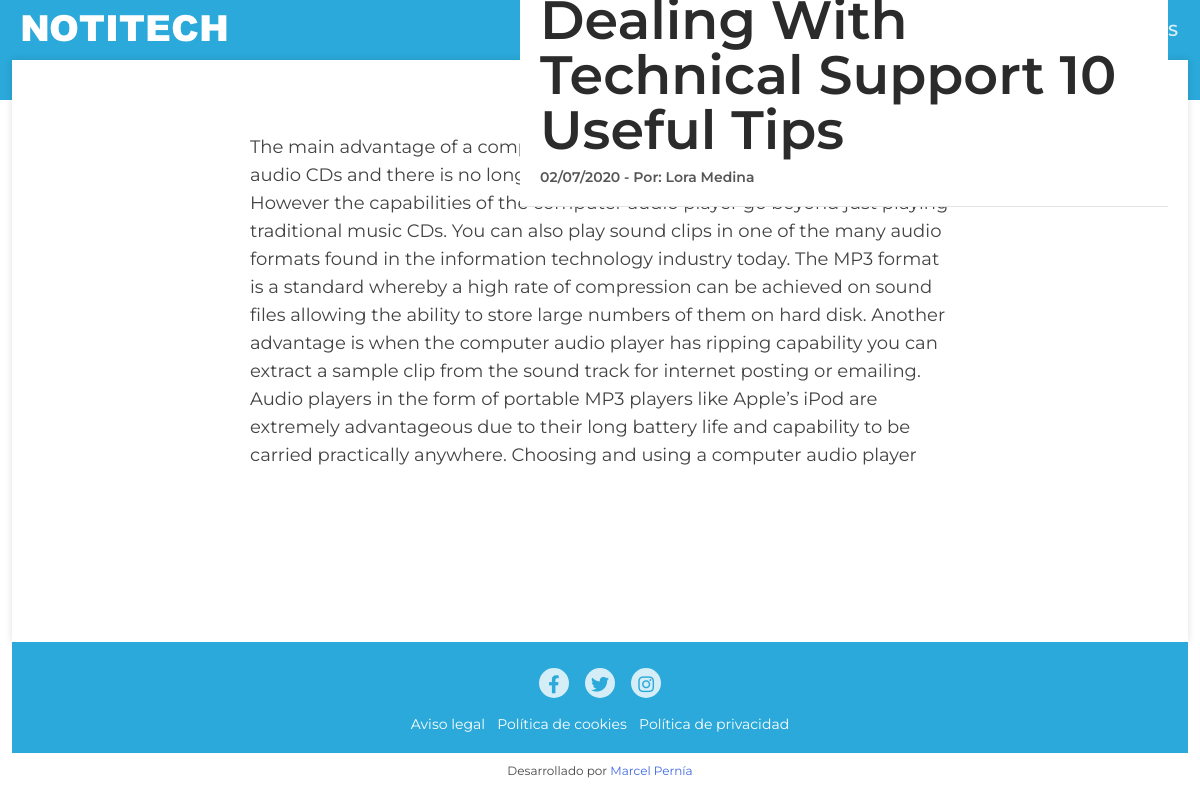
/article/3/, run on an earlier commit of the app's database.
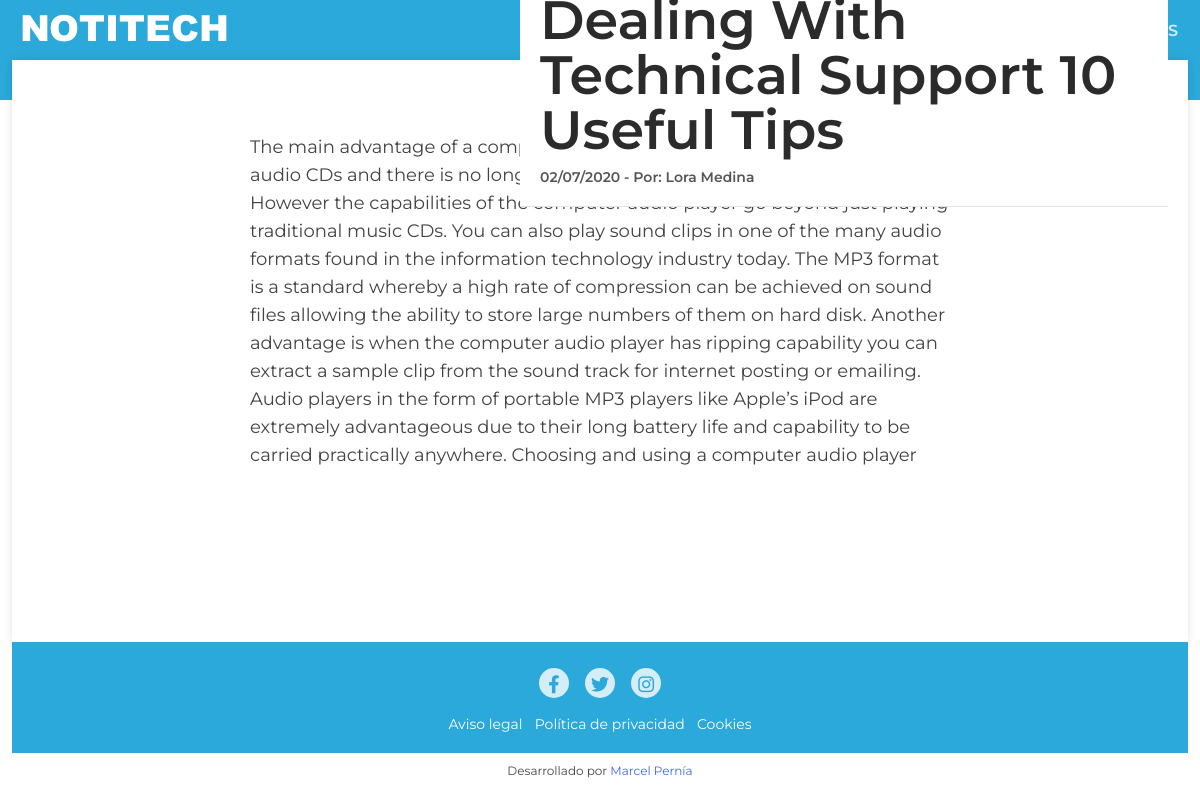
And on a later commit of the database.
### blog/models.py (models this page shows, shortened)
class Post(models.Model):
	title = models.CharField(max_length=200, verbose_name='Titulo')
	img = ThumbnailerImageField(verbose_name='Imagen', upload_to="blog", blank=True, null=True)
	content = RichTextField(verbose_name='Contenido del articulo')
	author = models.ForeignKey(User, verbose_name='Autor', on_delete=models.CASCADE)
	created = models.DateTimeField(auto_now_add=True, verbose_name='Fecha creación')
	published = models.DateTimeField(verbose_name='Fecha publicación', default=now)
	class Meta:
		ordering = ['published']
		verbose_name='artículo'
	def image(self):
		thumbnailer = get_thumbnailer(self.img)
		return thumbnailer['post'].url

### social/models.py (models this page shows, shortened)
class Link(models.Model):
	key = models.SlugField(max_length=100, verbose_name='Palabra clave')
	name = models.CharField(max_length=200, verbose_name='Red social')
	url = models.URLField(verbose_name='Enlace', blank=True, null=True)
	class Meta:
		verbose_name='enlace'

### pages/models.py (models this page shows, shortened)
class Page(models.Model):
	name = models.CharField(max_length=100, verbose_name='Nombre', help_text="Ingrese el nombre de la página")
	img = ThumbnailerImageField(upload_to="page", verbose_name='Imagen', blank=True, null=True)
	content = RichTextField(verbose_name='Contenido')
	order = models.SmallIntegerField(verbose_name='Orden', default=0)
	show_in_header = models.BooleanField(verbose_name='Visible en Header', default=False)
	show_in_footer = models.BooleanField(verbose_name='Visible en Footer', default=False)
	class Meta:
		verbose_name='página'
		ordering = ['order', 'name']
	def path(self):
		return "/page/" + str(self.id) + "/"

### blog/views.py (the view)
# urls.py: path('article/<int:post_id>/', views.article, name='article'),
def article(request, post_id):
	post = get_object_or_404(Post, id=post_id)
	return render(request, 'blog/article.html', {'post': post})

### pages/templatetags/pages_extras.py (called while the page is built)
@register.simple_tag
def get_page_list():
	pages = Page.objects.all()
	return pages

### social/processors.py (called while the page is built)
def ctx_dict(request):
	redes = {}
	links = Link.objects.all()
	for link in links:
		redes[link.key] = link.url
	return redes

### blog/templates/blog/article.html (shortened to what this page needs)
{% extends "core/base.html" %}
{% block content %}
	<div class="article__heading">
		<div class="title">
			<h1>{{ post.title }}</h1>
			<span class="meta">{{ post.published|date:"SHORT_DATE_FORMAT" }}  -  Por: {{ post.author.get_full_name }}</span>
		</div>
	</div>
	<div class="section">
		<div class="the__content">
			{{ post.content|safe }}
		</div>
	</div>
{% endblock content %}

### core/templates/core/base.html (shortened to what this page needs)
<!DOCTYPE html>
<html lang="en">
<head>
	{% load static pages_extras %}
	<link rel="stylesheet" href="{% static 'core/css/style.css' %}">
	<link rel="stylesheet" href="https://cdnjs.cloudflare.com/ajax/libs/font-awesome/5.12.1/css/all.min.css">
</head>
<body>
	<div class="header primary-bg">
		<div class="wrap flex relative">
			<div>
				<a href="{% url 'home' %}"><img src="{% static 'core/img/logo.png' %}" class="logo" alt=""></a>
			</div>
			<div>
				<ul class="menu" id="menu">
					<li><a href="{% url 'home' %}" {% if request.path == '/'%}active{% endif %}>Inicio</a></li>
					{% get_page_list as pages %}
					{% for page in pages %}
						{% if page.show_in_header %}
							<li><a href="{% url 'page' page.id %}" {% if request.path == page.path %}active{% endif %}>{{ page.name }}</a></li>
						{% endif %}
					{% endfor %}
					<li><a href="{% url 'blog' %}" {% if request.path == '/blog/'%}active{% endif %}>Noticias</a></li>
				</ul>
			</div>
		</div>
	</div>
	<div class="container">
		<div class="wrap">
			<div class="main" id="main">
				{% block content %}
				{% endblock content %}
			</div>
			<div class="footer">
				<div class="social">
					{% if LINK_FACEBOOK %}<a target="_blank" href="{{ LINK_FACEBOOK }}" class="fab fa-facebook-f"></a>{% endif %}
					{% if LINK_TWITTER %}<a target="_blank" href="{{ LINK_TWITTER }}" class="fab fa-twitter"></a>{% endif %}
					{% if LINK_INSTAGRAM %}<a target="_blank" href="{{ LINK_INSTAGRAM }}" class="fab fa-instagram"></a>{% endif %}
				</div>
				<div class="footer__menu">
          {% get_page_list as pages %}
          {% for page in pages %}
	          {% if page.show_in_footer %}
	            <a href="{% url 'page' page.id %}">{{page.name}}</a>
	          {% endif %}
          {% endfor %}
				</div>
			</div>
			<div class="copy">
				<p>Desarrollado por <a href="https://pe.linkedin.com/in/marcelpernia">Marcel Pernía</a></p>
			</div>
		</div>
	</div>
</body>
</html>

### core/static/core/css/style.css (style rules this page uses)
* { margin: 0; padding: 0; -webkit-font-smoothing: antialiased; -moz-osx-font-smoothing: grayscale; box-sizing: border-box; outline: none; }
li { list-style: none; }
a { color: royalblue; }
body { font-family: 'Montserrat', sans-serif; height: 100%; }
html { height: 100%; }
.wrap { width: 98%; max-width: 1200px; margin:auto; }
.flex { display: -webkit-flex; display: -moz-flex; display: -ms-flex; display: -o-flex; display: flex; align-items: center; justify-content: space-between; }
.section { padding: 3% 0; }
.relative { position: relative; }
.primary-bg { background-color: #2AA9DA; }
.header .wrap { height: 80px; }
.menu li { display: inline-block; vertical-align: middle; }
.menu li + li { margin-left: 30px; }
.menu a { color: #fff; text-transform: uppercase; font-size: 16px; opacity: .8; text-decoration: none; font-weight: 600; }
.container { box-shadow: inset 0 40px 0 0 #2AA9DA; padding-bottom: 30px; }
.main { background-color: #fff; padding: 20px; box-shadow: 0 0 8px 0 rgba(0,0,0,0.12); }
.footer { background-color: #2AA9DA; text-align: center; padding: 20px 0; }
.social a { display: inline-block; vertical-align: middle; margin: 6px; background-color: #fff; width: 30px; height: 30px; line-height: 32px; text-align: center; color: #2AA9DA; border-radius: 100%; text-decoration: none; font-size: 18px; opacity: .8; transition: all 200ms ease-in-out; }
.copy { text-align: center; color: #464646; padding-top: 10px; font-size: 12px; }
.copy a { text-decoration: none; }
.article__heading { position: relative; }
.article__heading .title { position: absolute; top: 50%; left: 50%; -webkit-transform: translateY(-50%); -ms-transform: translateY(-50%); -o-transform: translateY(-50%); transform: translateY(-50%); padding: 20px; background: #FFFFFF; border-bottom: solid 1px #E3E3E3; margin-left: -80px; }
.article__heading .title h1 { font-weight: 600; font-size: 54px; color: #2B2B2B; line-height: 55px; }
.article__heading .title .meta { font-size: 14px; color: #565656; font-weight: 600; padding-top: 10px; display: block; }
.the__content { max-width: 700px; margin: auto; font-size: 18px; color: #434343; line-height: 28px; }
.footer__menu { padding-top: 10px; }
.footer__menu a { font-size: 14px; text-decoration: none; color: #fff; padding: 4px; }
@media (max-width: 1200px) { .header .wrap { height: 60px; padding: 0px 10px; } }

What changed in the data, as far as the page shows it:
changed Page "Política de privacidad": moves up the list
changed Page: name "Política de cookies" → "Cookies"
